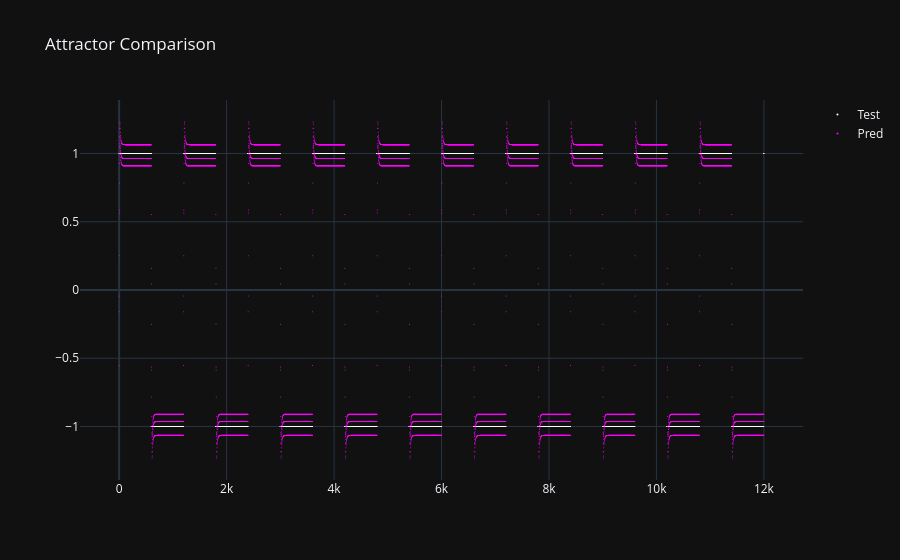
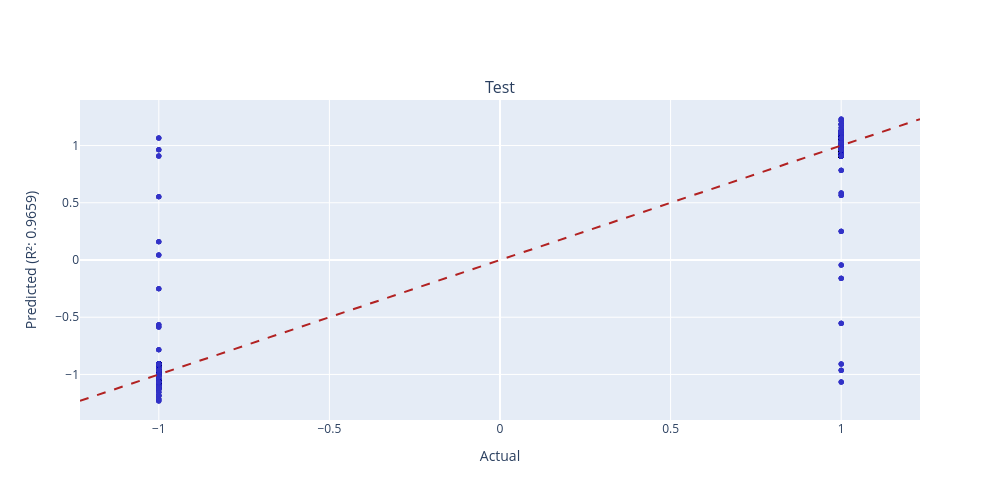

Here is the notebook cell these charts were saved with, in order:
### Code cell
scatter_plot([Y_test, Y_pred]).show()
r_2_plots_grid(Y_test, Y_pred, ["Test", "Pred"]).show()

### Figure 1 — Plotly figure (JSON) as saved in the notebook; plotly's stock layout.template omitted (floating-point values rounded to 4 significant figures; data arrays with more than 128 entries replaced by an {"elided": "..."} marker saying what was removed)
{"data": [{"marker": {"color": "white", "size": 1}, "mode": "markers", "name": "Test", "type": "scatter", "x": {"elided": "12000 int values"}, "y": {"elided": "12000 int values"}}, {"marker": {"color": "magenta", "size": 1}, "mode": "markers", "name": "Pred", "type": "scatter", "x": {"elided": "12000 int values"}, "y": {"elided": "12000 float values"}}], "layout": {"title": {"text": "Attractor Comparison"}}}

### Figure 2 — Plotly figure (JSON) as saved in the notebook; plotly's stock layout.template omitted (floating-point values rounded to 4 significant figures; data arrays with more than 128 entries replaced by an {"elided": "..."} marker saying what was removed)
{"data": [{"marker": {"color": "rgba(50, 50, 200, 0.5)", "size": 5}, "mode": "markers", "name": "Data", "type": "scatter", "x": {"elided": "12000 int values"}, "xaxis": "x", "y": {"elided": "12000 float values"}, "yaxis": "y"}, {"line": {"color": "firebrick", "dash": "dash"}, "mode": "lines", "name": "Ideal", "type": "scatter", "x": [-1.231, 1.231], "xaxis": "x", "y": [-1.231, 1.231], "yaxis": "y"}], "layout": {"annotations": [{"font": {"size": 16}, "showarrow": false, "text": "Test", "x": 0.5, "xanchor": "center", "xref": "paper", "y": 1, "yanchor": "bottom", "yref": "paper"}], "height": 500, "showlegend": false, "width": 1000, "xaxis": {"anchor": "y", "domain": [0, 1], "title": {"text": "Actual"}}, "yaxis": {"anchor": "x", "domain": [0, 1], "title": {"text": "Predicted (R²: 0.9659)"}}}}
